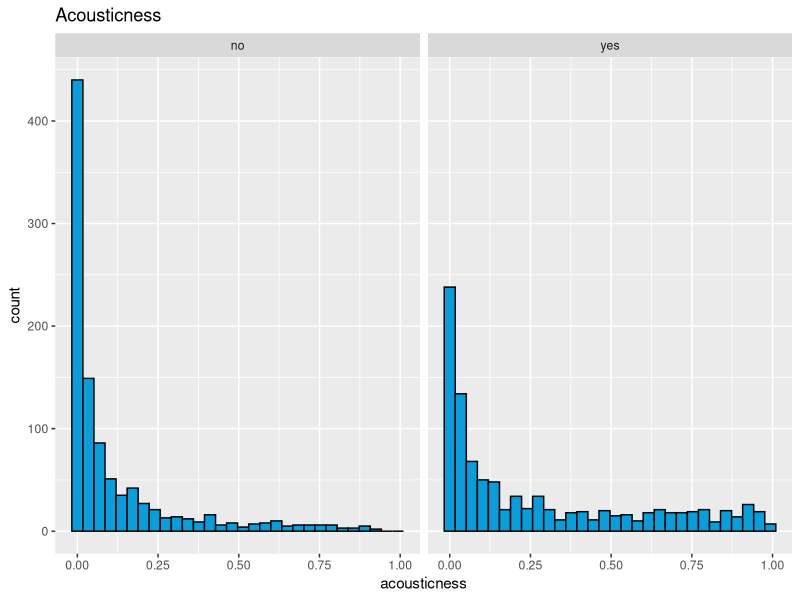
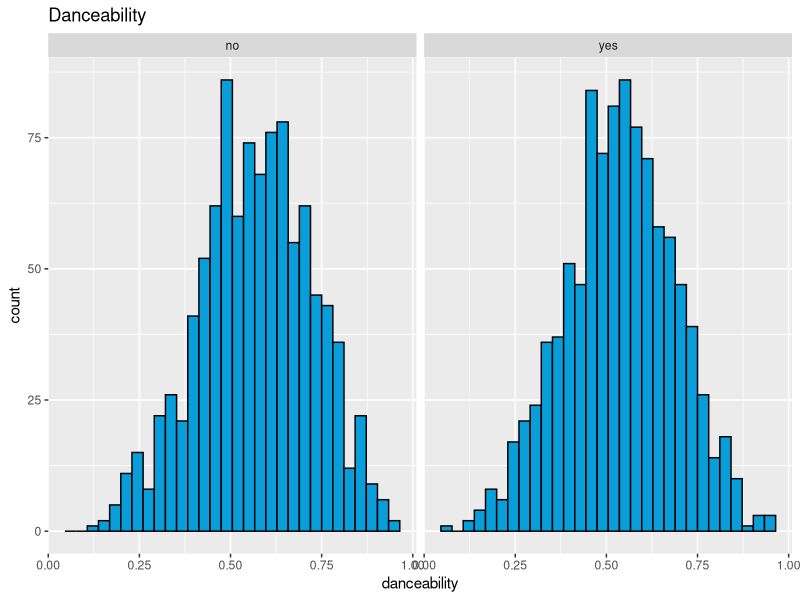
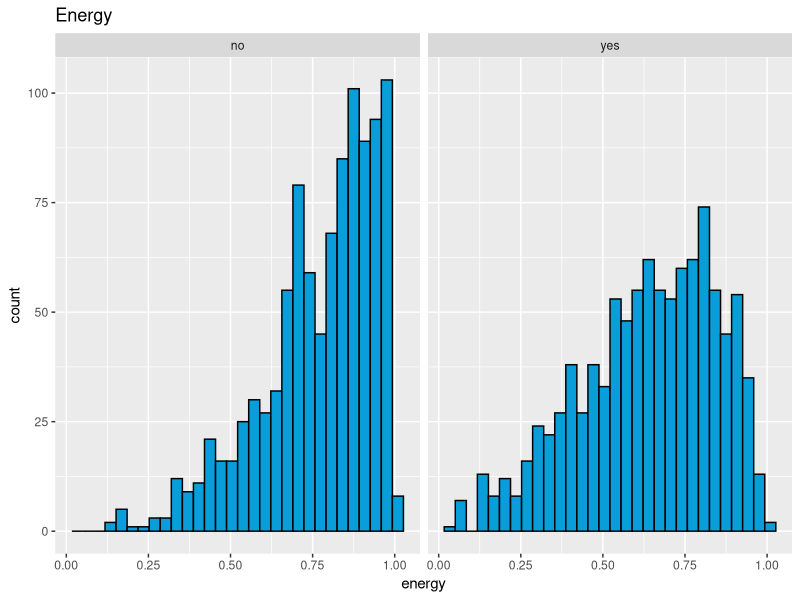
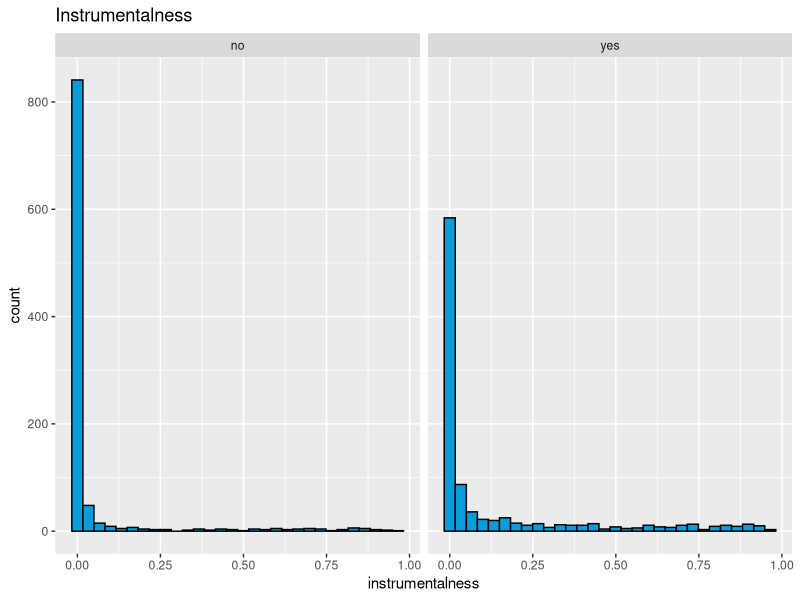
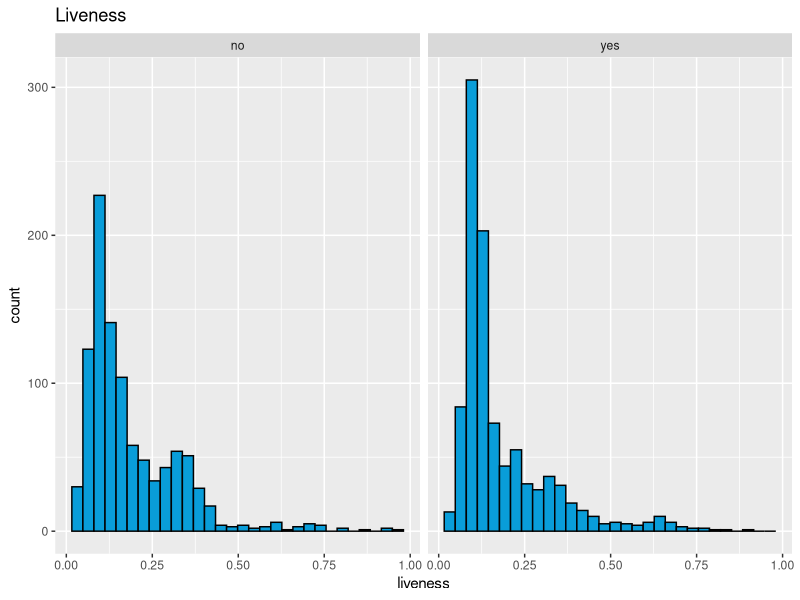
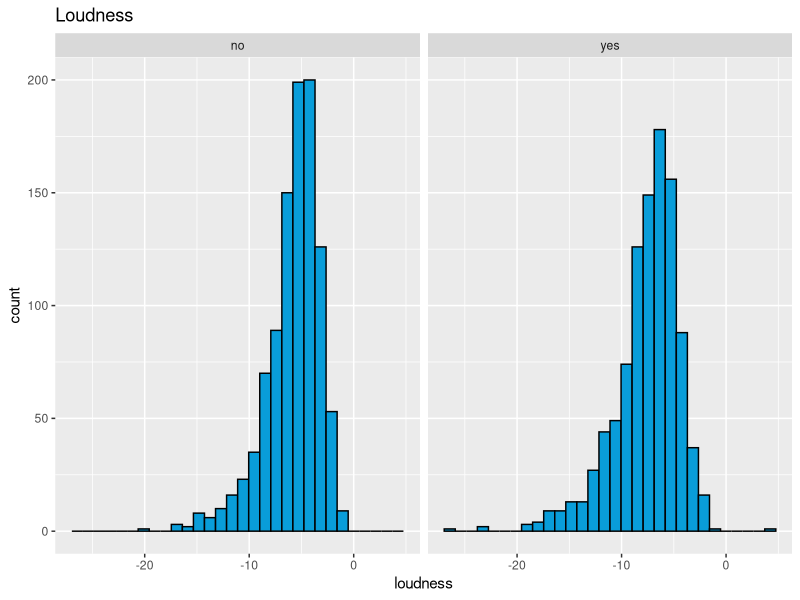
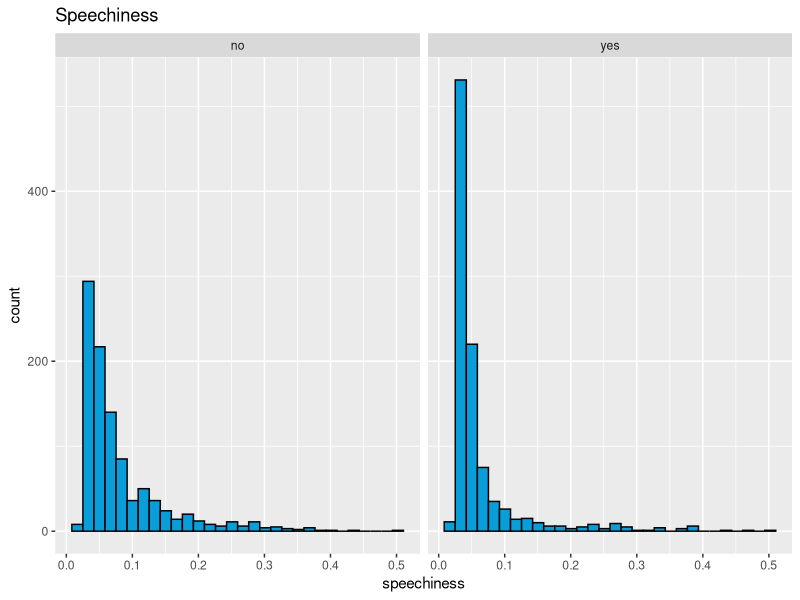
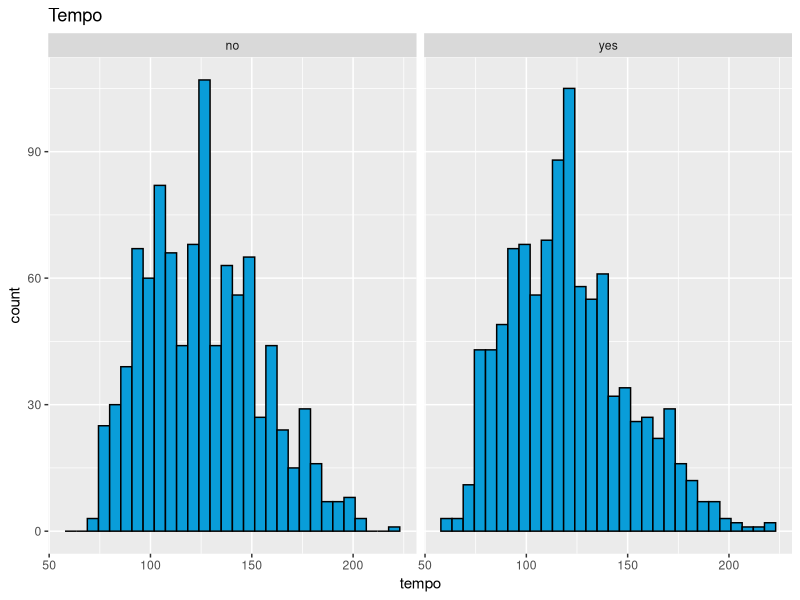

The R script that drew these images, in order:
## ---- chunk 1
# Load all of the packages that you end up using
# in your analysis in this code chunk.

# Notice that the parameter "echo" was set to FALSE for this code chunk.
# This prevents the code from displaying in the knitted HTML output.
# You should set echo=FALSE for all code chunks in your file.

library(ggplot2)
## ---- chunk 2
# Load the Data
raw <- read.csv("spotify_data.csv", sep = '\t')

drops <- c("X","analysis_url", "id", "track_href", "type", "uri")
songs <- raw[ , !(names(raw) %in% drops)]
## ---- chunk 3
summary(subset(songs, songs$like.=='yes'))
summary(subset(songs, songs$like.=='no'))
## ---- chunk 4
ggplot(aes(x=acousticness), data = songs) + geom_histogram(bins = 30, fill = '#099DD9', color = 'black') + facet_wrap(~like.) + ggtitle("Acousticness")
ggplot(aes(x=danceability), data = songs) + geom_histogram(bins = 30, fill = '#099DD9', color = 'black') + facet_wrap(~like.) + ggtitle("Danceability")
ggplot(aes(x=energy), data = songs) + geom_histogram(bins = 30, fill = '#099DD9', color = 'black') + facet_wrap(~like.) + ggtitle("Energy")
ggplot(aes(x=instrumentalness), data = songs) + geom_histogram(bins = 30, fill = '#099DD9', color = 'black') + facet_wrap(~like.) + ggtitle("Instrumentalness")
ggplot(aes(x=liveness), data = songs) + geom_histogram(bins = 30, fill = '#099DD9', color = 'black') + facet_wrap(~like.) + ggtitle("Liveness")
ggplot(aes(x=loudness), data = songs) + geom_histogram(bins = 30, fill = '#099DD9', color = 'black') + facet_wrap(~like.) + ggtitle("Loudness")
ggplot(aes(x=speechiness), data = songs) + geom_histogram(bins = 30, fill = '#099DD9', color = 'black') + facet_wrap(~like.) + ggtitle("Speechiness")
ggplot(aes(x=tempo), data = songs) + geom_histogram(bins = 30, fill = '#099DD9', color = 'black') + facet_wrap(~like.) + ggtitle("Tempo")
ggplot(aes(x=valence), data = songs) + geom_histogram(bins = 30, fill = '#099DD9', color = 'black') + facet_wrap(~like.) + ggtitle("Valence")
## ---- chunk 5

## ---- chunk 6

## ---- chunk 7

## ---- chunk 8

## ---- chunk 9

